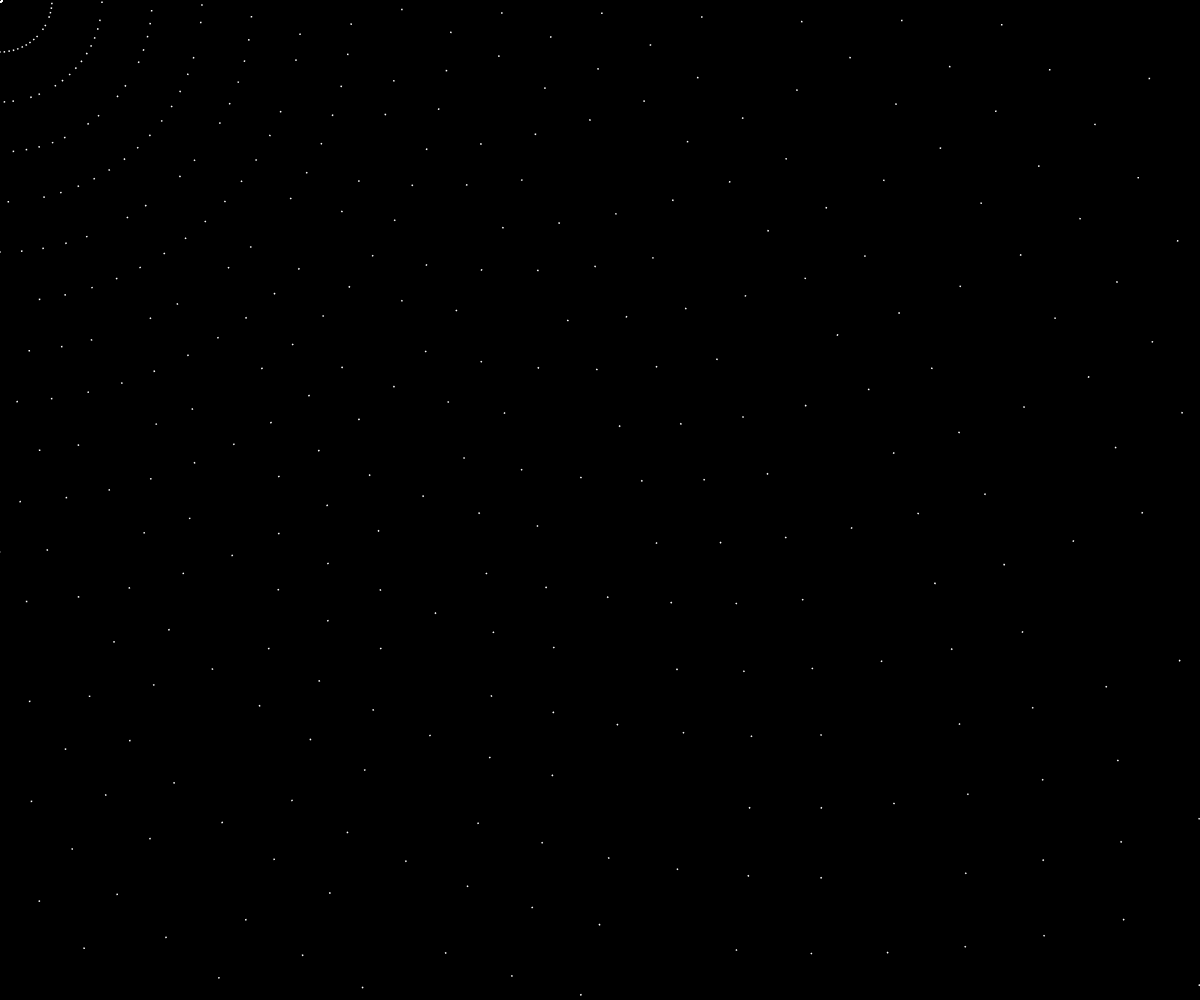
Frame 1 (no input)
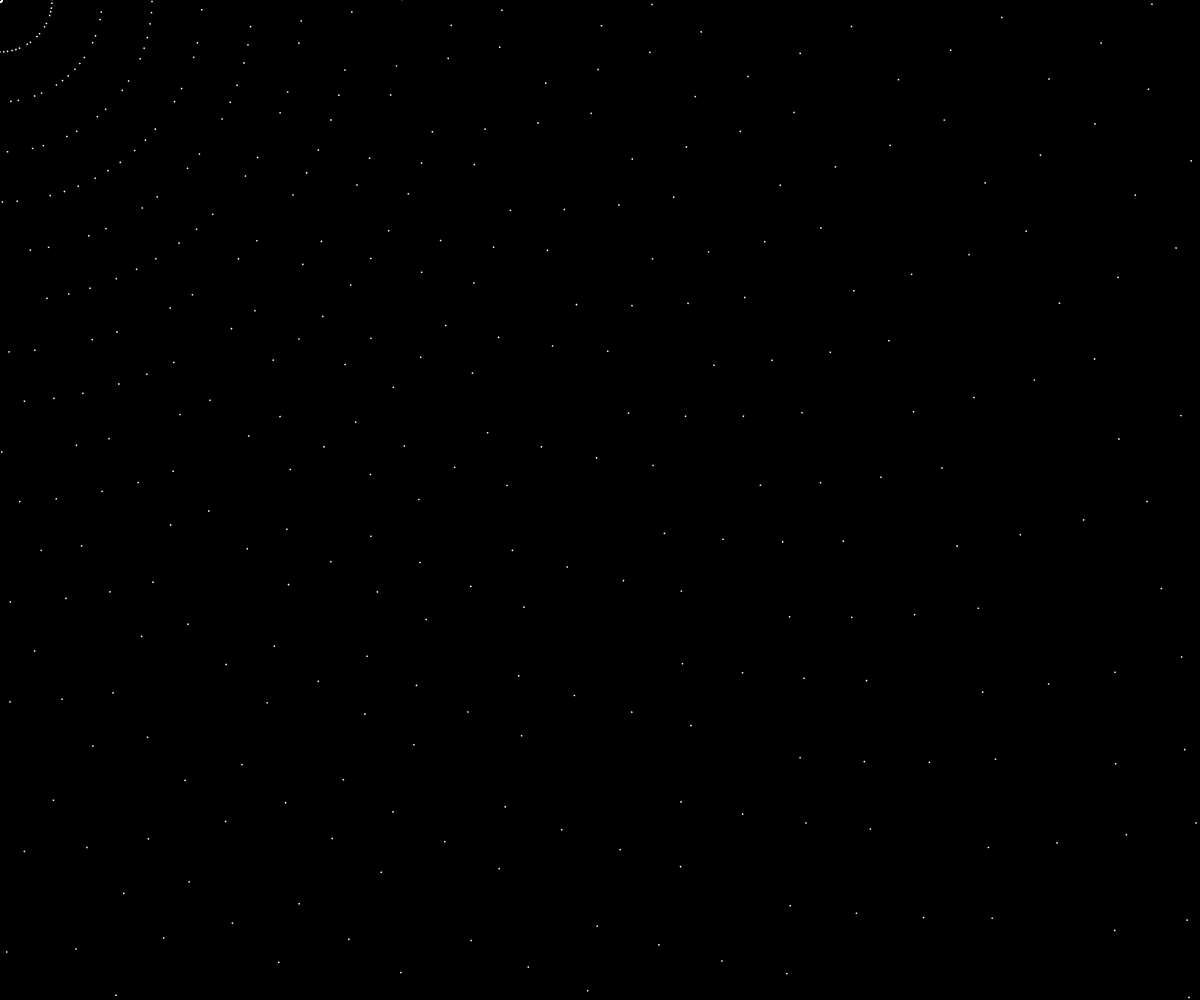
Frame 60 (no input)
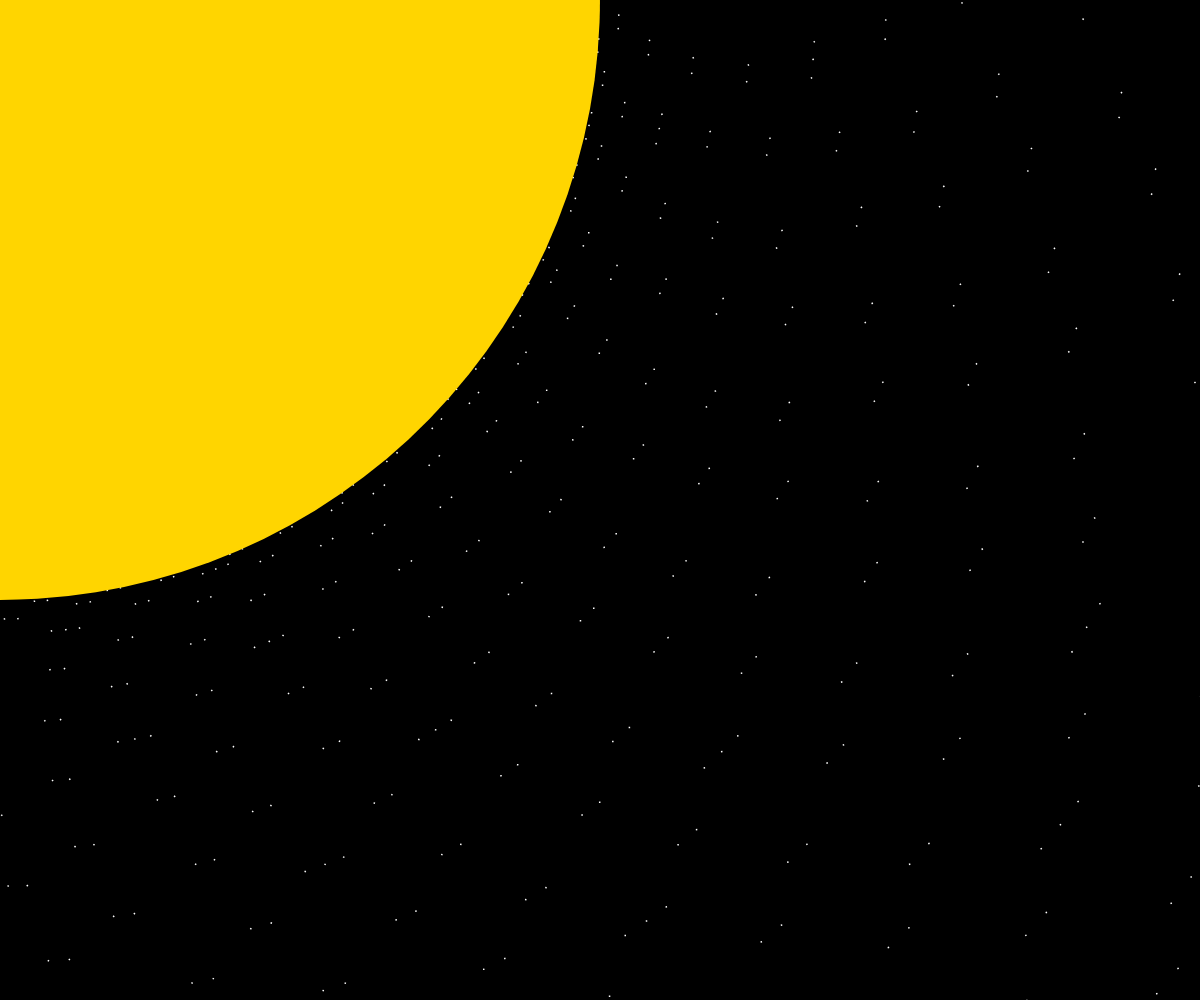
Frame 120 (the mouse pressed at the canvas centre since frame 60)

The p5.js sketch that drew these frames (run headless with seeded random() and noise() and a simulated clock; from frame 60 on, the mouse is pressed at the canvas centre):

// p5.js sketch
// ── sketch.js
function setup() {
  createCanvas(windowWidth, windowHeight);
  noCursor();

  colorMode(HSB, 360, 100, 100);
  rectMode(CENTER);
  noStroke();
  window.alert('Welcome to space! Press the up and down arrows to change the patterns of the stars, move the mouse to make the sun bigger.')
}

var size = 1.5
var count = 30;
var index = 0
var z = 30;
var shapes = [0 , 1, 2, 3]

function draw() {
  background(0);
  
  for (var i = 0; i < 60; i++) {
    for (var j = 0; j < 60; j++) {
      var x = i * 50 + 2;
      var y = j * 50 + 2;
      var d = size;
      z += .000000001;

      var r = z;
      fill(255);
      rotate(r / 2);
      rect(mouseX, y, d);

      
    }
  }

  fill(50, 201, 152);
  circle(0, 0, mouseX * 2);
}

function keyPressed() {
  if (keyCode == UP_ARROW) {
    if (z < 100) {
      z += 5;
    }
  } else if (keyCode == DOWN_ARROW) {
      z -= 5;
  }

  function mouseClicked() {
    count += 10;
  }

  
}
